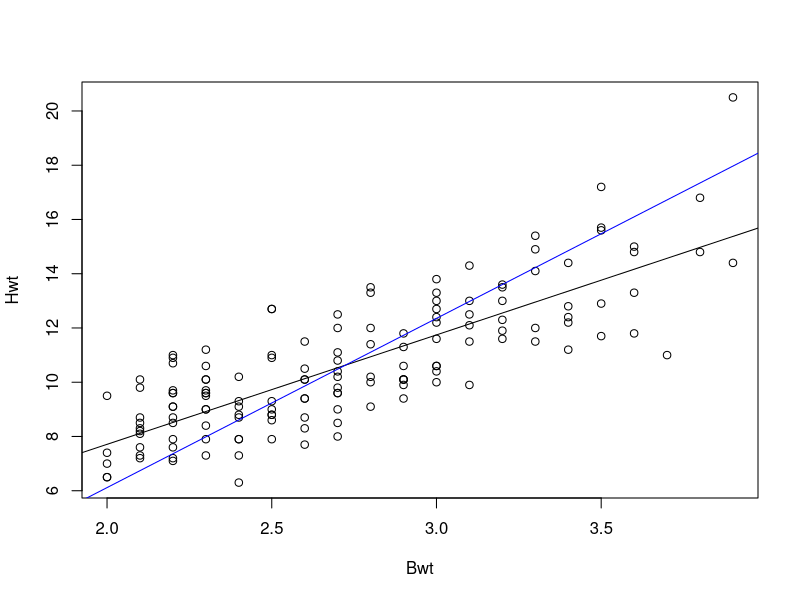
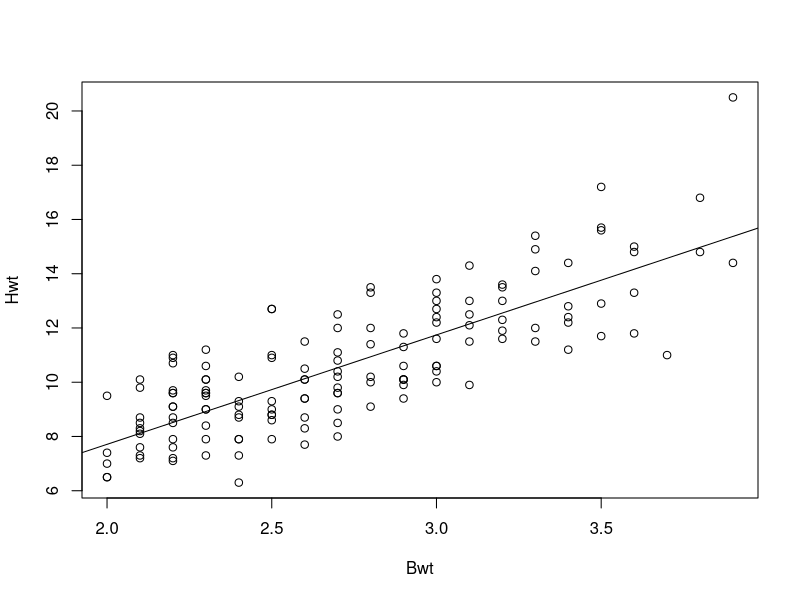
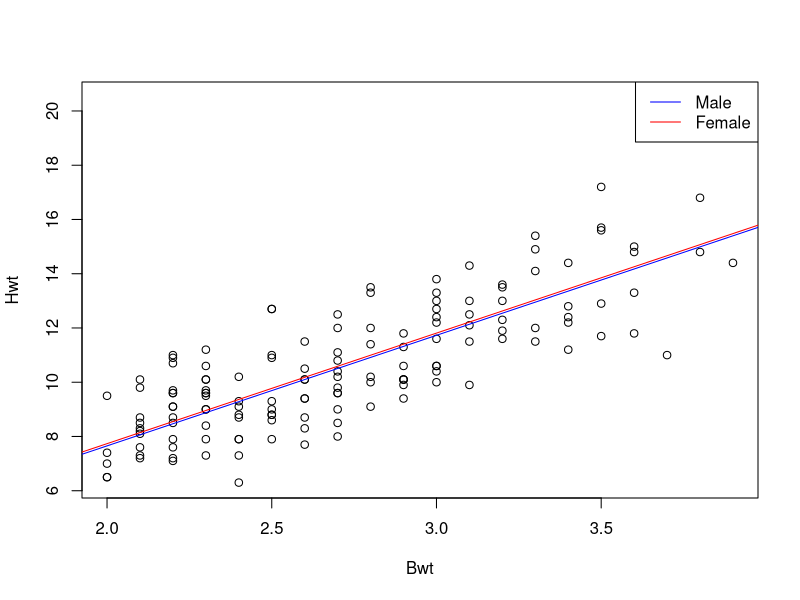
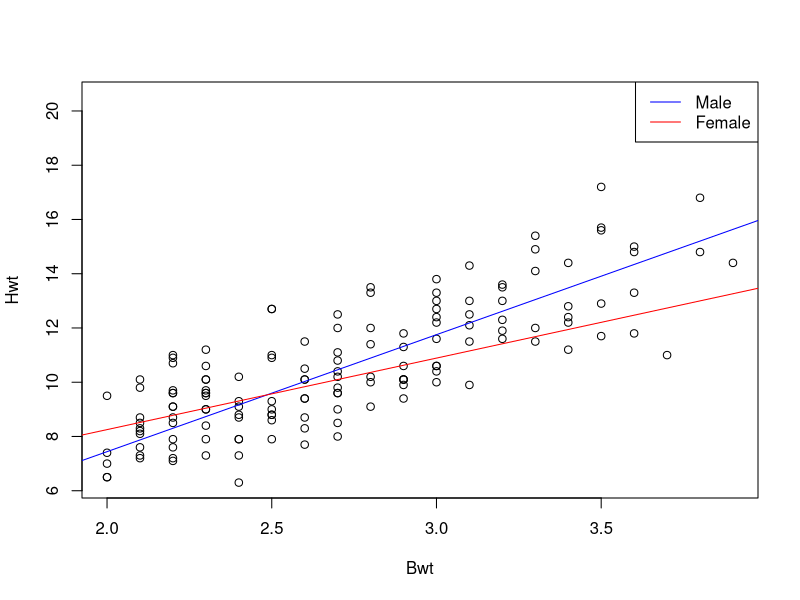
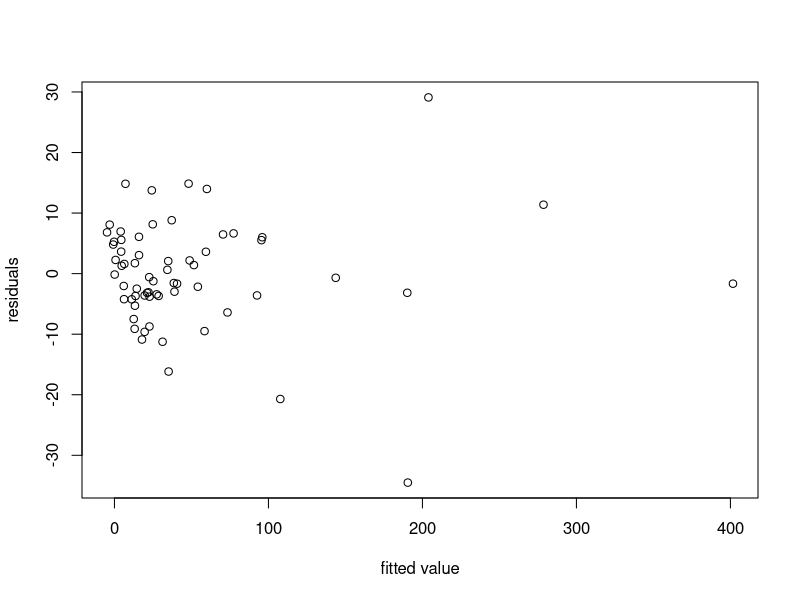
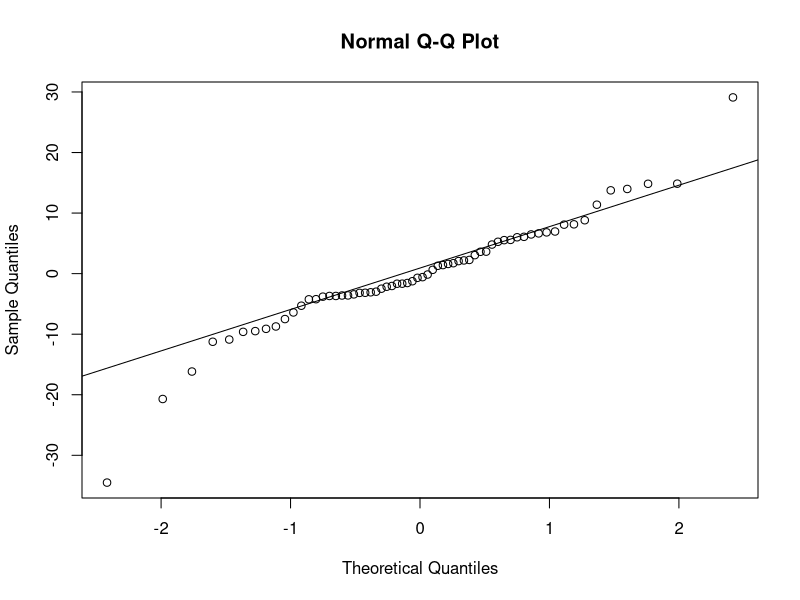
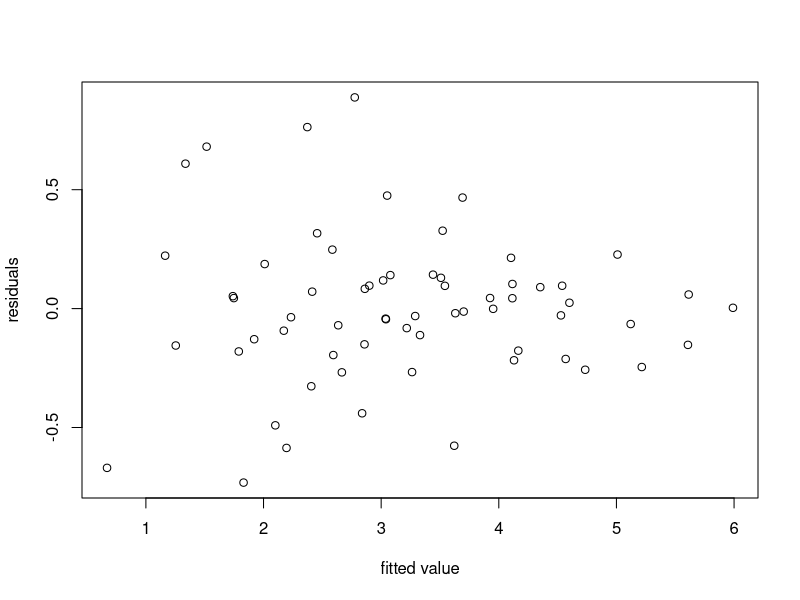
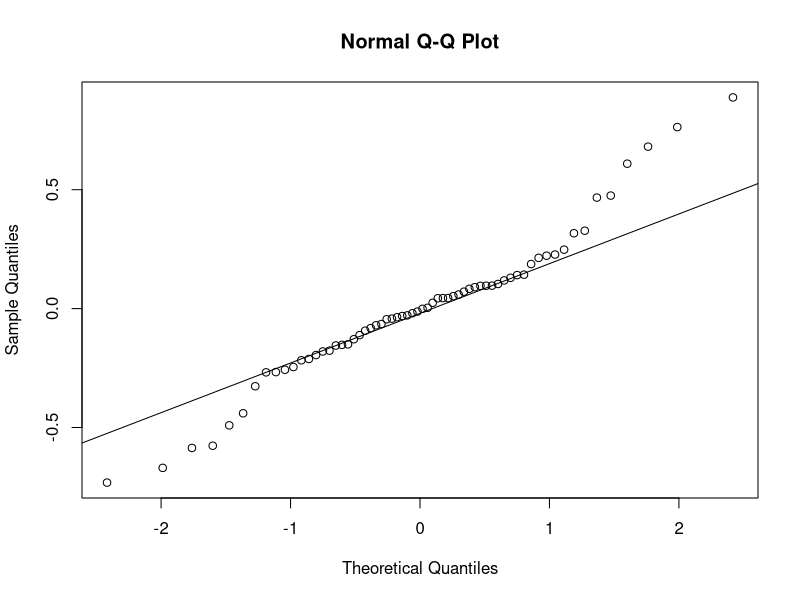

These figures' R source, in order:
## ---- chunk 1
library(MASS)
Hwt = cats$Hwt
Bwt = cats$Bwt
# fit models
fit1 = lm(Hwt~Bwt)
fit2 =  lm(Bwt~Hwt)
#get coeficients
beta0 = summary(fit1)$coefficients[1,1]
beta1 = summary(fit1)$coefficients[2,1]
beta0_q = summary(fit2)$coefficient[1,1]
beta1_q = summary(fit2)$coefficients[2,1]
#calculate according to (a)
b0_q = -beta0/beta1
b1_q = 1/beta1
#scatter plot
plot(Bwt, Hwt, xlab = "Bwt", ylab = "Hwt")
abline(fit1)
#calculate intercept and slope according to model2
i = -beta0_q/beta1_q
s = 1/beta1_q
#fit a line of model2
abline(a = i, b = s, col = "blue")
## ---- chunk 2
#get varible sex
Sex = cats$Sex
#fit models
m1 = lm(Hwt~Bwt)
m2 = lm(Hwt~Bwt+Sex)
m3 = lm(Hwt~Bwt*Sex)
#get efficient of m2
m2_beta0 = summary(m2)$coefficients[1,1]
m2_beta1 = summary(m2)$coefficients[2,1]
m2_beta2 = summary(m2)$coefficients[3,1]
#get efficient of m3
m3_beta0 = summary(m3)$coefficients[1,1]
m3_beta1 = summary(m3)$coefficients[2,1]
m3_beta2 = summary(m3)$coefficients[3,1]
m3_beta3 = summary(m3)$coefficients[4,1]

#plot for model1
plot(Bwt, Hwt, xlab = "Bwt", ylab = "Hwt")
abline(m1)

#plot for model2
plot(Bwt, Hwt, xlab = "Bwt", ylab = "Hwt")
##for male
abline(a = m2_beta0+m2_beta2, b = m2_beta1, col = "blue")
##for female
abline(a = m2_beta0, b = m2_beta1, col = "red")
#add legend
legend("topright", legend=c("Male", "Female"),
       col=c("blue", "red"), lty=c(1,1))

#plot for model3
plot(Bwt, Hwt, xlab = "Bwt", ylab = "Hwt")
##for male
abline(a = m3_beta0+m3_beta2, b = m3_beta1+m3_beta3, col = "blue")
##for female
abline(a = m3_beta0, b = m3_beta1, col = "red")
#add legend
legend("topright", legend=c("Male", "Female"),
       col=c("blue", "red"), lty=c(1,1))

#do F-test to compare model 2 to model 1
#get rss
m1_rss = sum(summary(m1)$residuals^2)
m2_rss = sum(summary(m2)$residuals^2)
m3_rss = sum(summary(m3)$residuals^2)

#get degree of freedom n - p - 1
df1 = summary(m1)$df[2]
df2 = summary(m2)$df[2]
df3 = summary(m3)$df[2]

#calculate f statistics
# model 1 and model 2
F21 = (m1_rss-m2_rss)/(m2_rss/df2)  
1 - pf(F21,1,df2)
#anova(m1, m2)
# model 1 and model 3
F31 = ((m1_rss-m3_rss)/2)/(m3_rss/df3)  
1 - pf(F31,2,df3)
#anova(m1, m3)
## ---- chunk 3
#get variables
Claims = Insurance$Claims
District = Insurance$District
Group = Insurance$Group
Age = Insurance$Age
Holders = Insurance$Holders
#fit a model
fit_q3 = lm(Claims ~ District + Group + Age + Holders)
#residual plot
plot(fit_q3$fitted.values, fit_q3$residuals, xlab = "fitted value", ylab = "residuals")
#normal quantile plot
qqnorm(fit_q3$residuals)
qqline(fit_q3$residuals)
## ---- chunk 4
#a = 1
f_q31 = lm(log(Claims + 1) ~ District + Group + Age + Holders)
#residual plot
plot(f_q31$fitted.values, f_q31$residuals, xlab = "fitted value", ylab = "residuals")
#normal quantile plot
qqnorm(f_q31$residuals)
qqline(f_q31$residuals)

#a = 10
f_q32 = lm(log(Claims + 10) ~ District + Group + Age + Holders)
#residual plot
plot(f_q32$fitted.values, f_q32$residuals, xlab = "fitted value", ylab = "residuals")
#normal quantile plot
qqnorm(f_q32$residuals)
qqline(f_q32$residuals)
## ---- chunk 5
#install.packages('gtools')
library(gtools)
fit1 = lm(log(Claims+10) ~ .,data=Insurance)
var_list = variable.names(fit1)
p = permutations(n=4, r=4, v=var_list)
models = list()
for(i in range(4)){
  vl = p[i,]
  fit1 = lm(log(Claims+10) ~ .,data=Insurance)
  model = formula(terms(fit1))
  for(v in vl){
    m = update(model, ~. -v)
    model = m
    
    print(model)
    append(models, model)
  }
}

